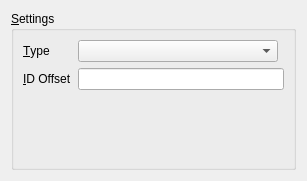
<?xml version="1.0" encoding="UTF-8"?>
<ui version="4.0">
 <class>sf::InformationServicePropertyPage</class>
 <widget class="sf::PropertyPage" name="sf::InformationServicePropertyPage">
  <property name="geometry">
   <rect>
    <x>0</x>
    <y>0</y>
    <width>307</width>
    <height>181</height>
   </rect>
  </property>
  <property name="windowTitle">
   <string>InformationServicePropertyPage</string>
  </property>
  <layout class="QVBoxLayout" name="verticalLayout">
   <item>
    <widget class="QGroupBox" name="groupBox">
     <property name="title">
      <string>&amp;Settings</string>
     </property>
     <layout class="QFormLayout" name="formLayout">
      <item row="0" column="0">
       <widget class="QLabel" name="lblType">
        <property name="toolTip">
         <string>Select the unit system for the application.</string>
        </property>
        <property name="text">
         <string>&amp;Type</string>
        </property>
        <property name="buddy">
         <cstring>cbServiceType</cstring>
        </property>
       </widget>
      </item>
      <item row="0" column="1">
       <widget class="QComboBox" name="cbServiceType">
        <property name="maximumSize">
         <size>
          <width>200</width>
          <height>16777215</height>
         </size>
        </property>
       </widget>
      </item>
      <item row="1" column="0">
       <widget class="QLabel" name="lblIdOffset">
        <property name="toolTip">
         <string>Enable or disable the unit conversion using a variable.</string>
        </property>
        <property name="text">
         <string>&amp;ID Offset</string>
        </property>
        <property name="buddy">
         <cstring>iieIdOffset</cstring>
        </property>
       </widget>
      </item>
      <item row="1" column="1">
       <widget class="sf::InformationIdEdit" name="iieIdOffset">
        <property name="toolTip">
         <string>Information ID select edit.</string>
        </property>
        <property name="whatsThis">
         <string>Information ID select edit with ID select dialog.</string>
        </property>
       </widget>
      </item>
     </layout>
    </widget>
   </item>
  </layout>
 </widget>
 <customwidgets>
  <customwidget>
   <class>sf::InformationIdEdit</class>
   <extends>QLineEdit</extends>
   <header>gii/qt/InformationIdEdit.h</header>
  </customwidget>
  <customwidget>
   <class>sf::PropertyPage</class>
   <extends>QWidget</extends>
   <header>misc/qt/PropertyPage.h</header>
   <container>1</container>
  </customwidget>
 </customwidgets>
 <resources/>
 <connections/>
</ui>
